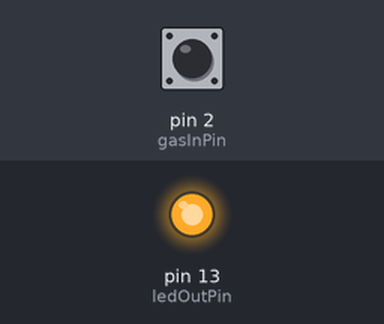
Simulated run of this sketch. Board: Arduino Uno, built with avr-gcc and run on an emulated ATmega328P. On the bench: output pins drawn as LEDs (lit = HIGH). Inputs (shaded band) come from the test bench; at power-on: pin 2 (gasInPin) HIGH.

Above: at 1.2 s.
1.3 s: pin 2 (gasInPin) pulled LOW for 0.15 s
At 1.37 s:
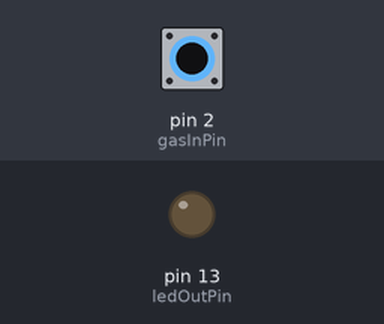
2.9 s: pin 2 (gasInPin) pulled LOW for 3.2 s
At 6.5 s:
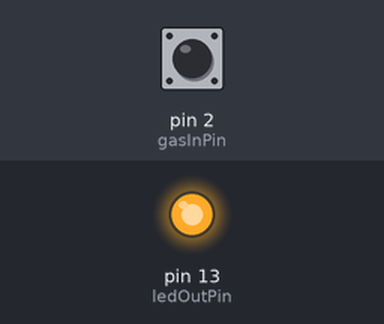
Timing chart, 0 to 8.0 s (numbered marks = the images above; inputs shaded):
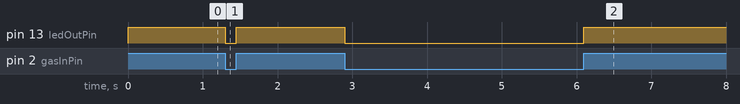

The sketch:

FC-22_Interrupt.ino
```cpp
/*
  FC-22_Interrupt.ino
  Created by Kenny from www.iotbreaks.vn, April 12, 2016.
  Released into the public domain.
  Tutorial:
*/
const byte ledOutPin = 13; // LED connected to digital pin 13
const byte gasInPin = 2;  // FC-22 DOut connected to interrupt pin 2 (Int.0)
volatile byte val = HIGH; // variable to store the read value from gas sensor.
                          // Default is HIGH for inactive state of gas sensor
void setup() {
  pinMode(ledOutPin, OUTPUT);
  pinMode(gasInPin, INPUT_PULLUP);
  attachInterrupt(digitalPinToInterrupt(gasInPin), gasSensorDidChange, CHANGE);
  digitalWrite(ledOutPin,1);
}

void loop() {
  // Do nothing here
}

void gasSensorDidChange() {
  val = digitalRead(gasInPin);
  digitalWrite(ledOutPin, val);
}
```

Measured:
- after the input at 1.3 s, pin 13 (ledOutPin): HIGH → LOW at once, → HIGH 0.15 s later
- after the input at 2.9 s, pin 13 (ledOutPin): HIGH → LOW at once, → HIGH 3.2 s later
